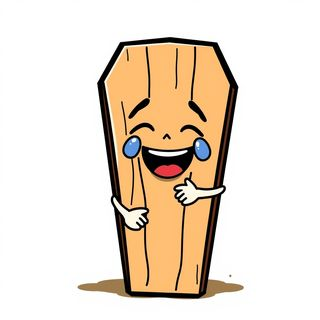
#> input picture assets/img/card_any_4.jpg, 320 x 320 px, given in place of out.png, which was not available
$ python cutout.py out.png out.png
#> lines starting #> are read from the running program, lines starting #| are printed output that depends on the picture; after the words box and inside, x2 and y2 are one past the last pixel; in counts of white or black regions, pixels touching at a corner belong together
#!/usr/bin/env python3
"""Background removal for AI hero images that sit on a plain (softly shaded) backdrop.
floating-range flood fill from the border  ->  largest blob  ->  feathered alpha  ->  cropped RGBA png/webp
usage: python3 tools/cutout.py raw/heroes/falafel.jpg out.png [--h 192]"""
import sys, cv2, numpy as np
from scipy import ndimage as ndi

def cutout(path, tol=6, h=None, work=640, pockets=False, full_canvas=False):
#> called with path = 'out.png', tol = 6, work = 640, pockets = False, full_canvas = False
    full = cv2.imread(path); H0, W0 = full.shape[:2]
#> in cutout, full is the input picture: shape (320, 320, 3); mean B, G, R 207.9, 222, 234.4
#> after `H0, W0 = full.shape[:2]`: H0 = 320; W0 = 320
    k = work / max(H0, W0); small = cv2.resize(full, (round(W0 * k), round(H0 * k)), interpolation=cv2.INTER_AREA)
#> after `k = work / max(H0, W0)`: k = 2
    H, W = small.shape[:2]
#> H = 640; W = 640
    # sure background: fixed-range flood from the border (tight tolerance so shadows/gradients stay "probably")
    fm = np.zeros((H + 2, W + 2), np.uint8)
    for sx in range(2, W - 2, 24):
        for sy in (2, H - 3):
            if not fm[sy + 1, sx + 1]: cv2.floodFill(small.copy(), fm, (sx, sy), 0, (tol,) * 3, (tol,) * 3, 4 | cv2.FLOODFILL_FIXED_RANGE | cv2.FLOODFILL_MASK_ONLY | (255 << 8))
    for sy in range(2, H - 2, 24):
        for sx in (2, W - 3):
            if not fm[sy + 1, sx + 1]: cv2.floodFill(small.copy(), fm, (sx, sy), 0, (tol,) * 3, (tol,) * 3, 4 | cv2.FLOODFILL_FIXED_RANGE | cv2.FLOODFILL_MASK_ONLY | (255 << 8))
    sure_bg = fm[1:-1, 1:-1] > 0
    mask = np.full((H, W), cv2.GC_PR_FGD, np.uint8)
#> mask: shape (640, 640); every value is 3
    mask[sure_bg] = cv2.GC_PR_BGD
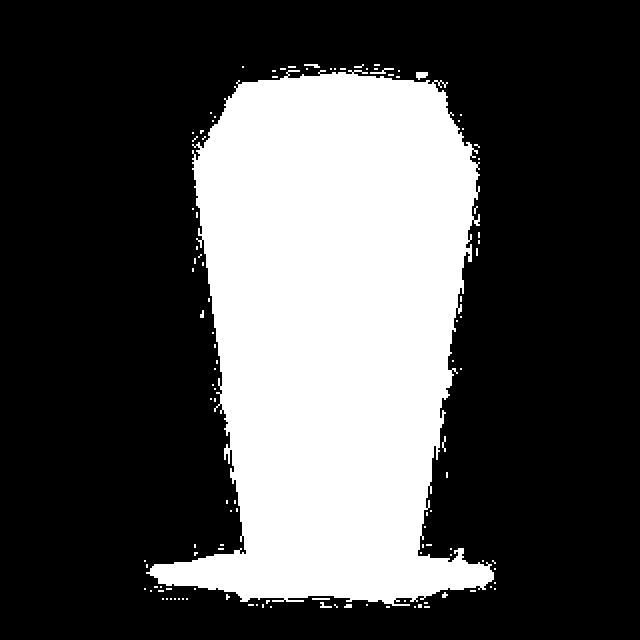
#> mask: shape (640, 640); values 2 (black) and 3 (white), 30.6% white; 117 white regions (106 under 20 px), largest, box (x1, y1, x2, y2) and area: (146, 70, 494, 606) 124300, (416, 72, 428, 80) 72, (370, 68, 394, 74) 56
    mask[:6, :] = cv2.GC_BGD; mask[-6:, :] = cv2.GC_BGD; mask[:, :6] = cv2.GC_BGD; mask[:, -6:] = cv2.GC_BGD
#> after `mask[:6, :] = cv2.GC_BGD`: mask: shape (640, 640); 0.94% of pixels changed, all inside (x1, y1, x2, y2) = (0, 0, 640, 6)
#> after `mask[-6:, :] = cv2.GC_BGD`: mask: shape (640, 640); min 0, max 3, mean 2.27
#> after `mask[:, :6] = cv2.GC_BGD`: mask: shape (640, 640); min 0, max 3, mean 2.25
#> after `mask[:, -6:] = cv2.GC_BGD`: mask: shape (640, 640); min 0, max 3, mean 2.23
    # the centre of the frame is the character
    cy, cx = H // 2, W // 2; mask[cy - H // 6:cy + H // 6, cx - W // 10:cx + W // 10] = cv2.GC_FGD
#> after `cy, cx = (H // 2, W // 2)`: cy = 320; cx = 320
#> after `mask[cy - H // 6:cy + H // 6, cx - W // 10:cx + W // 10] = cv2.GC_FGD`:
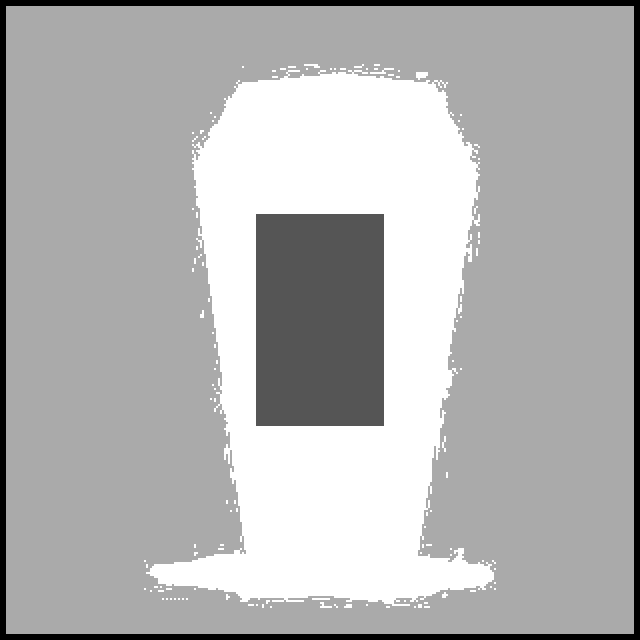
#> mask: shape (640, 640); min 0, max 3, mean 2.1; drawn with min black and max white
    bg = np.zeros((1, 65)); fg = np.zeros((1, 65))
    cv2.grabCut(small, mask, None, bg, fg, 6, cv2.GC_INIT_WITH_MASK)
    m = ((mask == cv2.GC_FGD) | (mask == cv2.GC_PR_FGD)).astype(np.uint8)
#> m: shape (640, 640); values 0 (black) and 1 (white), 29.3% white; 2 white regions (1 under 20 px), largest, box (x1, y1, x2, y2) and area: (154, 74, 488, 598) 119980
    lab, n = ndi.label(m)
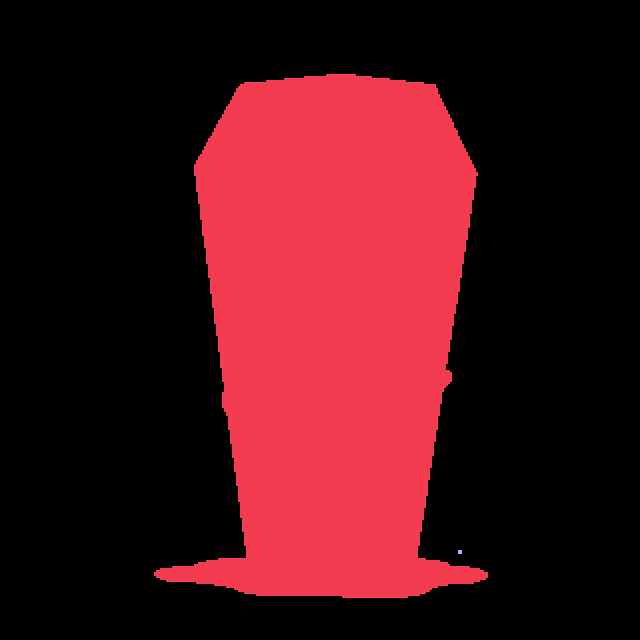
#> lab: shape (640, 640) int32; 3 distinct labels, from 0 to 2; one colour per label, 0 black
#> n = 2
    if n > 1:
        sizes = ndi.sum(m, lab, range(1, n + 1)); m = (lab == (1 + int(np.argmax(sizes)))).astype(np.uint8)
#> after `sizes = ndi.sum(m, lab, range(1, n + 1))`: sizes = [119980, 16]
#> after `m = (lab == 1 + int(np.argmax(sizes))).astype(np.uint8)`: m: shape (640, 640); values 0 (black) and 1 (white), 29.3% white; 1 white region, box (x1, y1, x2, y2) and area: (154, 74, 488, 598) 119980
    if pockets:  # enclosed gaps (between legs / arm and torso) the border flood never reached: colour-key them against the backdrop colour
        bgc = np.median(np.concatenate([small[:8].reshape(-1, 3), small[-8:].reshape(-1, 3), small[:, :8].reshape(-1, 3), small[:, -8:].reshape(-1, 3)]), 0)
        near = (np.abs(small.astype(int) - bgc).max(-1) <= tol + 4)
        near = ndi.binary_opening(near, iterations=1)
        lab2, n2 = ndi.label(near)
        if n2:
            sz = ndi.sum(near, lab2, range(1, n2 + 1))
            for i, a_ in enumerate(sz):
                if a_ >= 120: m[lab2 == i + 1] = 0
    else:
        m = ndi.binary_fill_holes(m)
    m = ndi.binary_opening(m, iterations=1)
#> m: shape (640, 640) bool; 29.3% white; 1 white region, box (x1, y1, x2, y2) and area: (154, 74, 488, 598) 119822
    a = cv2.resize(m.astype(np.float32), (W0, H0), interpolation=cv2.INTER_LINEAR)
    a = (a > .5)
#> a: shape (320, 320) bool; 29.3% white; 1 white region, box (x1, y1, x2, y2) and area: (77, 37, 244, 299) 29995
    a = ndi.binary_erosion(a, iterations=2).astype(np.float32)
#> a: shape (320, 320) float32; values 0 (black) and 1 (white), 27.7% white; 1 white region, box (x1, y1, x2, y2) and area: (80, 39, 242, 297) 28361
    a = cv2.GaussianBlur(a, (0, 0), 1.6)
    inner = ndi.binary_erosion(a > .5, iterations=4)
#> inner: shape (320, 320) bool; 24.7% white; 1 white region, box (x1, y1, x2, y2) and area: (103, 43, 232, 293) 25297
    idx = ndi.distance_transform_edt(~inner, return_distances=False, return_indices=True)
    col = full[idx[0], idx[1]]
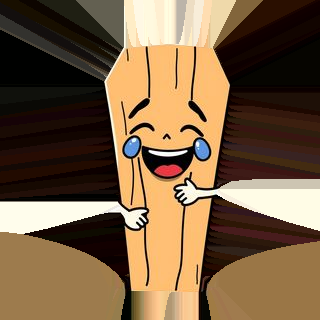
#> col: shape (320, 320, 3); mean B, G, R 67.4, 95.1, 120.7
    edge = (a > 0.02) & (a < 0.98)
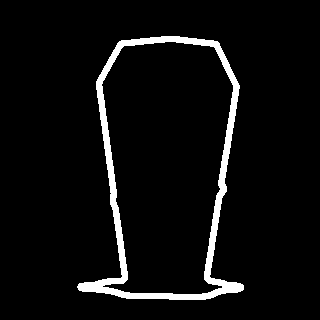
#> edge: shape (320, 320) bool; 5.1% white; 1 white region, box (x1, y1, x2, y2) and area: (77, 36, 244, 300) 5262
    out = full.copy(); out[edge] = (0.2 * full[edge] + 0.8 * col[edge]).astype(np.uint8)
#> after `out[edge] = (0.2 * full[edge] + 0.8 * col[edge]).astype(np.uint8)`:
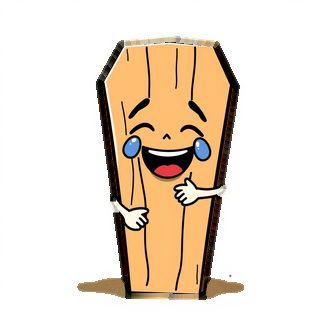
#> out: shape (320, 320, 3); 5.12% of pixels changed, all inside (x1, y1, x2, y2) = (77, 36, 244, 300)
    rgba = np.dstack([out, (a * 255).astype(np.uint8)])
    if full_canvas: return rgba                                  # same size as the input (to compare / combine masks with another cut-out)
    ys, xs = np.where(a > .02); y0, y1, x0, x1 = ys.min(), ys.max() + 1, xs.min(), xs.max() + 1
#> after `y0, y1, x0, x1 = (ys.min(), ys.max() + 1, xs.min(), xs.max() + 1)`: y0 = 36; y1 = 300; x0 = 77; x1 = 244
    rgba = rgba[y0:y1, x0:x1]
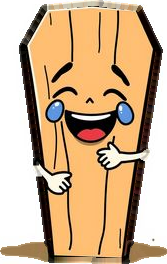
#> rgba: shape (264, 167, 4); mean B, G, R, A 143.3, 176.9, 206.9, 163.4
    if h: s2 = h / rgba.shape[0]; rgba = cv2.resize(rgba, (max(1, round(rgba.shape[1] * s2)), h), interpolation=cv2.INTER_AREA)
    return rgba

if __name__ == '__main__':
    h = int(sys.argv[sys.argv.index('--h') + 1]) if '--h' in sys.argv else None
    r = cutout(sys.argv[1], h=h); cv2.imwrite(sys.argv[2], r); print(sys.argv[2], r.shape)
